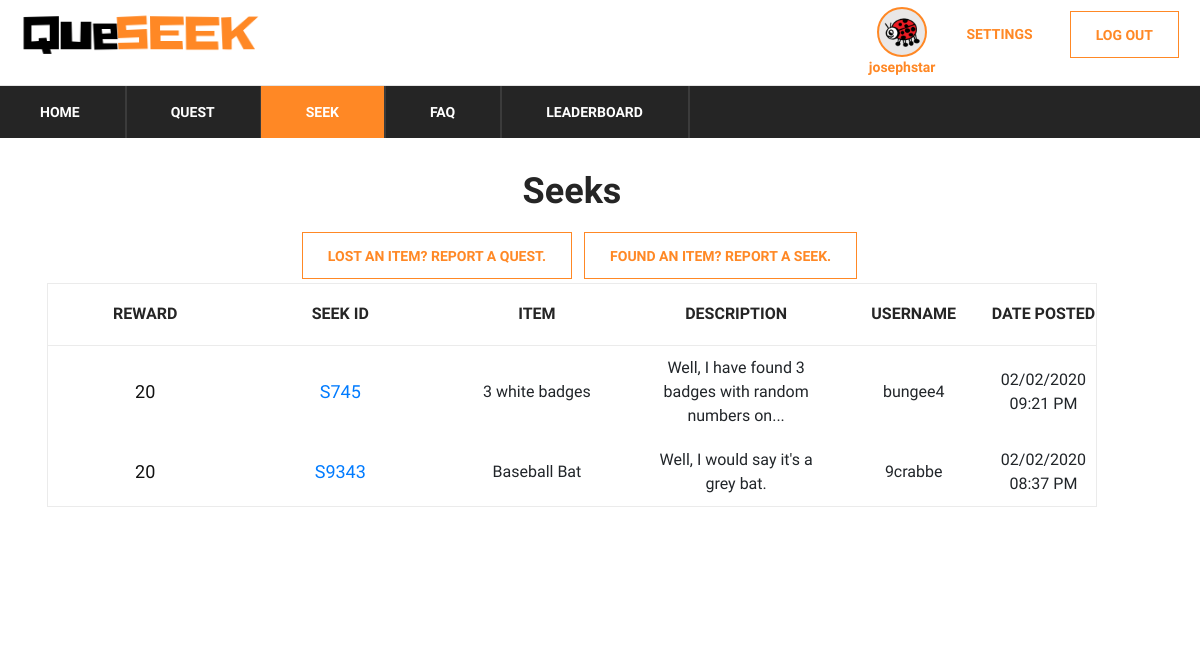
Page /seek (signed in) on the earlier database version.
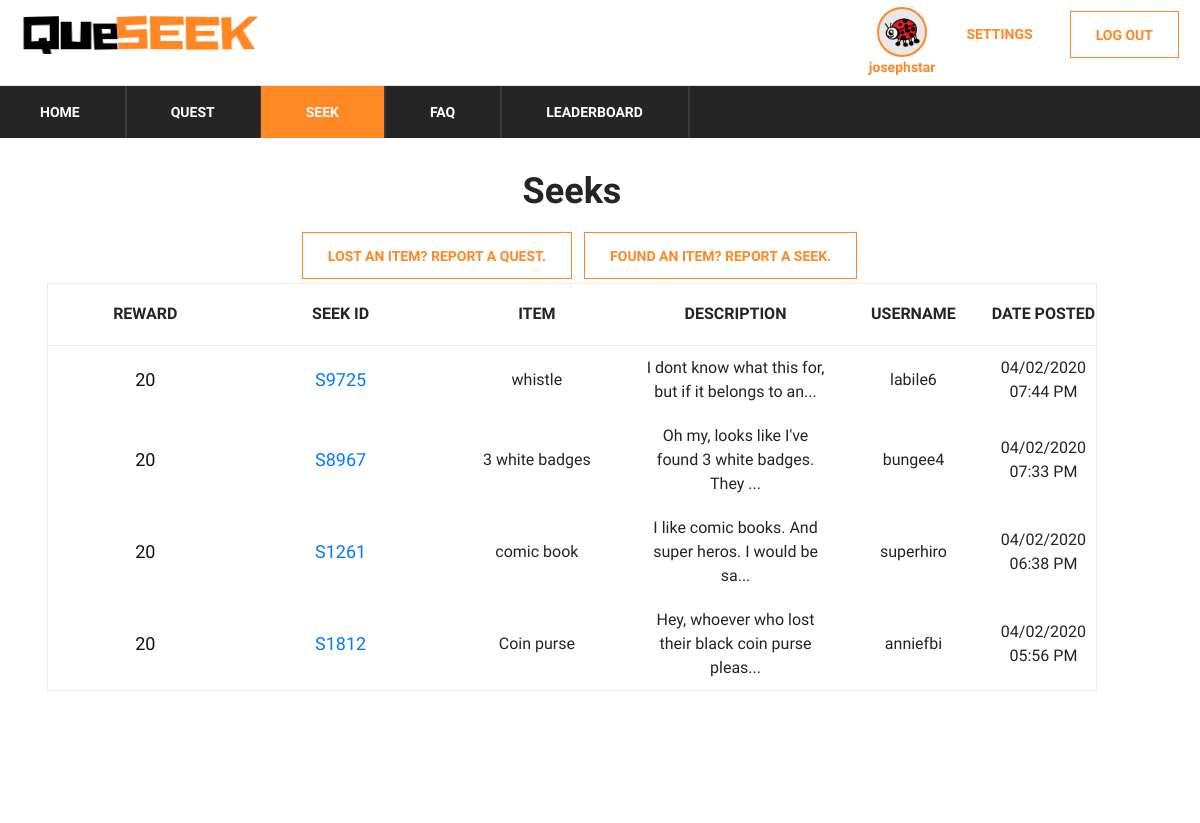
Same page on the later database version.
### app/models.py (models this page shows)
class User(UserMixin, Base):
    __tablename__ = "users"
    id = db.Column(db.String, primary_key=True)
    email = db.Column(db.String(255), unique=True, nullable=False)
    password = db.Column(db.String(255), nullable=False)
    username = db.Column(db.String(255), unique=True, nullable=False)
    created_at = db.Column(DateTime(timezone=True))

class Seek(UserMixin, Base):
    __tablename__ = "seeks"
    seekId = db.Column(db.String, primary_key=True)
    reward = db.Column(db.Integer, nullable=False)
    item = db.Column(db.String(255), nullable=False)
    location = db.Column(db.String(255), nullable=False)
    description = db.Column(db.String(255))
    userId = db.Column(db.String, ForeignKey('users.id'), primary_key=True)
    state = db.Column(db.Integer, nullable=False, default=0)
    posted_at = db.Column(DateTime(timezone=True))

### app/__init__.py (the view)
@app.route('/seek')
def seek():
    q = (db.session.query(User, Seek)
         .filter(User.id == Seek.userId)
         .filter(Seek.state == 0)
         .order_by(Seek.posted_at.desc())
         .all())
    return render_template('seek.html', rows=q, page='seek')

### app/__init__.py (called while the page is built)
@login.user_loader
def load_user(id):
    return User.query.get(id)

@app.context_processor
def inject_dict_for_all_templates():
    if (not current_user.is_anonymous):
        userprofile = (db.session.query(UserProfile)
                       .filter(UserProfile.id == current_user.id)
                       .first()
                       )
        return dict(current_user_avatar=userprofile.avatarId)
    return dict()

### app/templates/seek.html (shortened to what the changed rows need)
<!DOCTYPE html>
<html lang="zxx">
<head>
    <link rel="stylesheet" href="{{ url_for('static', filename='css/bootstrap.min.css')}}" type="text/css">
    <link rel="stylesheet" href="{{ url_for('static', filename='css/font-awesome.min.css')}}" type="text/css">
    <link rel="stylesheet" href="{{ url_for('static', filename='css/themify-icons.css')}}" type="text/css">
    <link rel="stylesheet" href="{{ url_for('static', filename='css/elegant-icons.css')}}" type="text/css">
    <link rel="stylesheet" href="{{ url_for('static', filename='css/owl.carousel.min.css')}}" type="text/css">
    <link rel="stylesheet" href="{{ url_for('static', filename='css/nice-select.css')}}" type="text/css">
    <link rel="stylesheet" href="{{ url_for('static', filename='css/jquery-ui.min.css')}}" type="text/css">
    <link rel="stylesheet" href="{{ url_for('static', filename='css/slicknav.min.css')}}" type="text/css">
    <link rel="stylesheet" href="{{ url_for('static', filename='css/style.css')}}" type="text/css">
    <link rel="stylesheet" href="{{ url_for('static', filename='css/table.css')}}" type="text/css">
</head>
<body>
<section class="hero-section">
    <div class="hero-items owl-carousel">
        <div class="topbar-cover2">
            <div class="desc">
                <section class="cd-faq">
                    <section class="shopping-cart spad">
                        <div class="blog-details-inner">
                            <div class="blog-detail-title"><h2>
                                Seeks
                            </h2>
                            </div>
                        </div>
                        <div class="container">
                            <div class="row">
                                <div class="col-lg-12">
                                    <div class="cart-table">
                                        <table>
                                            <thead>
                                            <tr>
                                                <th>Reward</th>
                                                <th>Seek ID</th>
                                                <th>Item</th>
                                                <th>Description</th>
                                                <th>Username</th>
                                                <th>Date Posted</th>
                                            </tr>
                                            </thead>
                                            <tbody>
                                            {% for row in rows %}
                                            <tr>
                                                <td class="cart-pic"><h5>{{row[1].reward}}</h5></td>
                                                <td class="cart-pic">
                                                    <h5>
                                                        <a href='/seek/{{row[1].seekId}}'>{{row[1].seekId}}</a>
                                                    </h5>
                                                </td>
                                                <td class="cart-pic">{{ row[1].item }}</td>
                                                <td class="cart-pic">
                                                    {% if row[1].description|length > 50 %}
                                                    {{ row[1].description[:50] + '...' }}
                                                    {% else %}
                                                    {{ row[1].description }}
                                                    {% endif %}
                                                </td>
                                                <td class="cart-pic">{{ row[0].username }}</td>
                                                <td class="cart-pic">{{ row[1].posted_at.strftime('%d/%m/%Y %I:%M %p')
                                                    }}
                                                </td>
                                            </tr>
                                            {% endfor %}
                                            </tbody>
                                        </table>
                                    </div>
                                </div>
                            </div>
                        </div>
                    </section>
                </section>
            </div>
        </div>
    </div>
</section>
</body>
</html>

Differences in the rows shown:
removed User: reward "20", seekId "S745", item "3 white badges", description "Well, I have found 3 badges with random numbers on...", username "bungee4", posted_at "02/02/2020 09:21 PM"
removed User: reward "20", seekId "S9343", item "Baseball Bat", description "Well, I would say it's a grey bat.", username "9crabbe", posted_at "02/02/2020 08:37 PM"
now on this page (row unchanged): User: reward "20", seekId "S9725", item "whistle", description "I dont know what this for, but if it belongs to an...", username "labile6", posted_at "04/02/2020 07:44 PM"
added User: reward "20", seekId "S8967", item "3 white badges", description "Oh my, looks like I've found 3 white badges. They ...", username "bungee4", posted_at "04/02/2020 07:33 PM"
added User: reward "20", seekId "S1261", item "comic book", description "I like comic books. And super heros. I would be sa...", username "superhiro", posted_at "04/02/2020 06:38 PM"
added User: reward "20", seekId "S1812", item "Coin purse", description "Hey, whoever who lost their black coin purse pleas...", username "anniefbi", posted_at "04/02/2020 05:56 PM"
